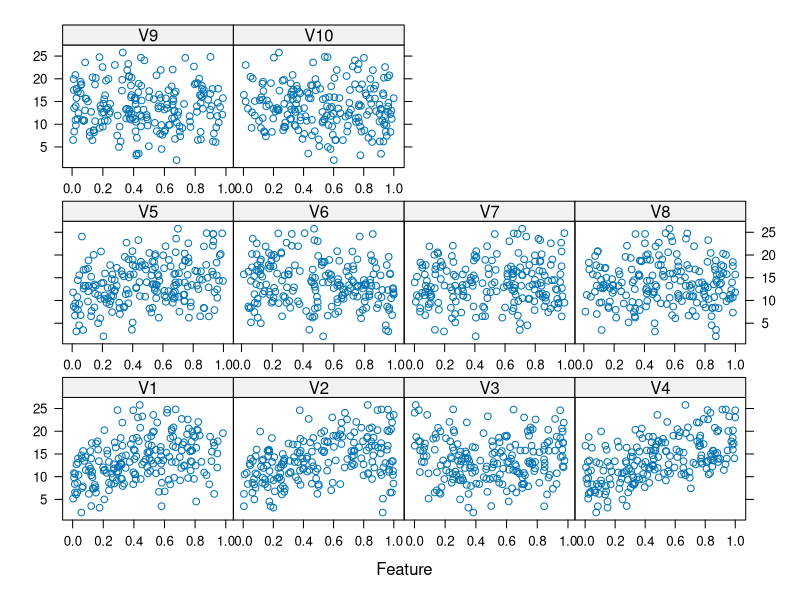
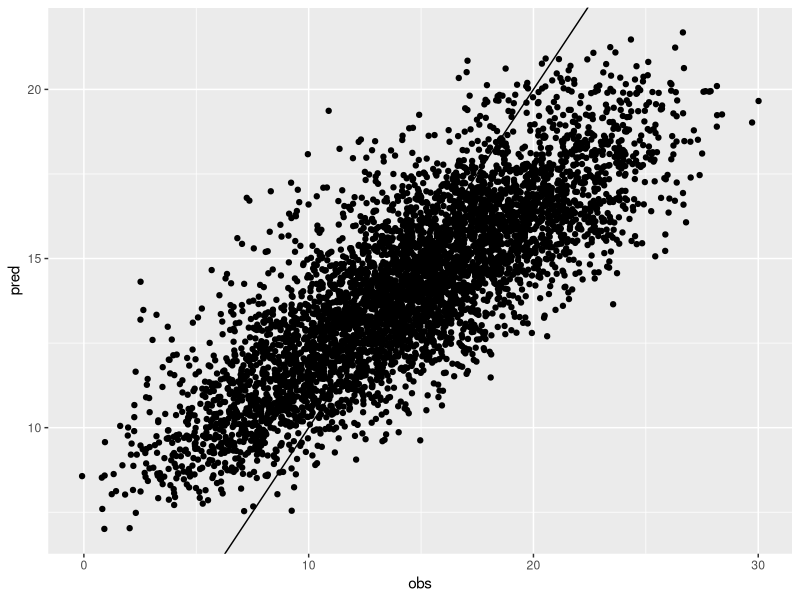
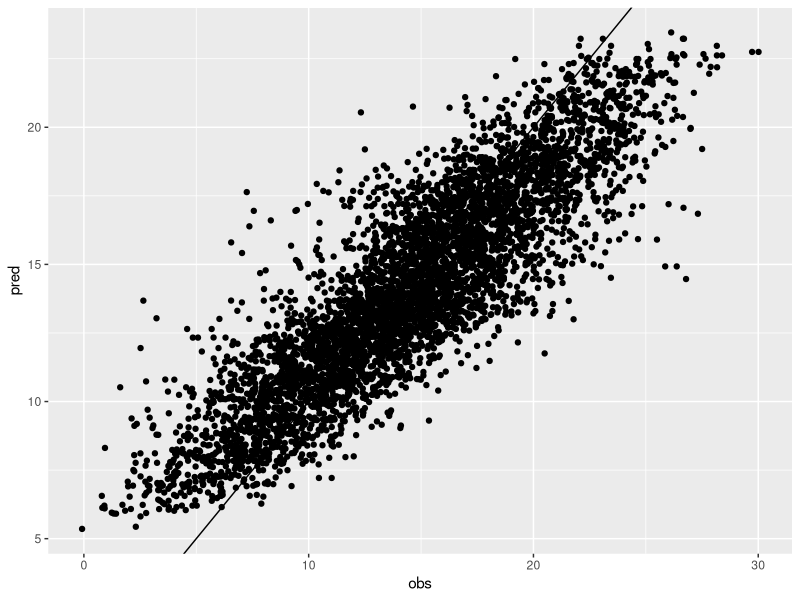

Recreate these plots in R, in order. (Note: this script raises an error after producing the figures.)
library(tidyverse)
library(caret)
library(mlbench)

output_directory <- file.path(getwd(),"7.2")

raw_data <- mlbench.friedman1(n = 200, sd = 1)

predictors <- raw_data$x %>% as.tibble
featurePlot(predictors, raw_data$y)

testing_data <- mlbench.friedman1(n = 5000, sd = 1)

testing_predictors <- testing_data$x %>% as.tibble
testing_observations<-testing_data$y

# K nearest neighbours 

knnModel <- caret::train(x = predictors,
                         y = raw_data$y,
                         method = "knn",
                         preProc = c("center","scale"),
                         tuneLength = 10)

knnPred <- predict(knnModel, newdata = testing_predictors)

postResampTbl <- caret::postResample(pred = knnPred, obs = testing_observations) %>%
  enframe %>%
  spread(key=name,value=value) %>%
  mutate(what = "knn")

knn_plot <- tibble(obs = testing_observations,
       pred = knnPred) %>%
  ggplot(aes(x=obs,y=pred))+geom_point()+geom_abline()

ggsave(knn_plot,
       filename = file.path(output_directory,
                            "knn-pred-plot.png"),
       width = 8,
       height = 6,
       dpi = 100)

knnTrainSubset <- predictors[1:5]
knnTestSubset <- testing_predictors[1:5]

knnModelSubset <- caret::train(x = knnTrainSubset,
                         y = raw_data$y,
                         method = "knn",
                         preProc = c("center","scale"),
                         tuneLength = 10)
knnPredSubset <- predict(knnModelSubset,knnTestSubset)

postResampTbl <- postResampTbl %>%
  bind_rows(caret::postResample(pred = knnPredSubset, obs = testing_observations) %>%
  enframe %>%
  spread(key=name,value=value) %>%
  mutate(what = "knn_sub"))

knn_subset_plot <- tibble(obs = testing_observations,
                   pred = knnPredSubset) %>%
  ggplot(aes(x=obs,y=pred))+geom_point()+geom_abline()

ggsave(knn_subset_plot,
       filename = file.path(output_directory,
                            "knn-subset-pred-plot.png"),
       width = 8,
       height = 6,
       dpi = 100)

# MARS

MARSModel <- caret::train(x = predictors %>% as.data.frame,
                          y = raw_data$y,
                          method = "earth",
                          trControl = trainControl(method = "cv"))

MARSPred <- predict(MARSModel, newdata = testing_predictors) %>% as.vector

postResampTbl <- postResampTbl %>%
  bind_rows(caret::postResample(pred = MARSPred, obs = testing_observations)  %>%
              enframe %>%
              spread(key=name,value=value) %>%
              mutate(what = "MARS"))

mars_plot <- tibble(obs = testing_observations,
       pred = MARSPred) %>%
  ggplot(aes(x=obs,y=pred))+geom_point()+geom_abline()

ggsave(mars_plot,
       filename = file.path(output_directory,
                            "mars-pred-plot.png"),
       width = 8,
       height = 6,
       dpi = 100)

# what does MARS do for V3? 

mars_plot_func <- function(i)
{
  newdata <-predictors %>%
    mutate_at(vars(-i),mean)
  
  newpred <- predict(MARSModel,
                     newdata = newdata) %>%
    as.tibble
  
  the_plot <- newdata %>% 
    select(i) %>% 
    bind_cols(newpred) %>% 
    `names<-`(.,c("x","y")) %>% 
    arrange(x) %>%
    ggplot(aes(x=x,y=y)) + geom_line() + ggtitle(paste0("predictor ",i))
  
  ggsave(the_plot,
         filename = file.path(output_directory,
                              paste0("mars-var-",i,".png")),
         width = 8,
         height = 6,
         dpi = 100)
  
  return(the_plot)
}

1:10 %>% purrr::map(mars_plot_func)

# SVM

SVMModel <- caret::train(x = predictors,
                         y = raw_data$y,
                         method = "svmRadial",
                         preProc = c("center","scale"),
                         tuneLength = 14,
                         trControl = caret::trainControl(method = "cv"),
                         tuneGrid = expand.grid(sigma = seq(0.01,0.10,by=0.01),
                                                C = 2 ** (-2:11)))

SVMPred <- predict(SVMModel, newdata = testing_predictors)

postResampTbl <- postResampTbl %>%
  bind_rows(
    caret::postResample(pred = SVMPred, obs = testing_observations) %>%
      enframe %>%
      spread(key=name,value=value) %>%
      mutate(what = "SVM"))

svm_plot <- tibble(obs = testing_observations,
       pred = SVMPred) %>%
  ggplot(aes(x=obs,y=pred))+geom_point()+geom_abline()

ggsave(svm_plot,
       filename = file.path(output_directory,
                            "svm-pred-plot.png"),
       width = 8,
       height = 6,
       dpi = 100)

# NN

NNetModel <- caret::train(x = predictors,
                          y = raw_data$y,
                          method = "avNNet",
                          tuneGrid = expand.grid(.decay = c(0.001,0.01,0.1),
                                                 .size = 1:10,
                                                 .bag = F),
                          preProc = c("center","scale"),
                          trControl = caret::trainControl(method = "cv"),
                          linout = T,
                          trace = F,
                          MaxNWts = 10 * (ncol(predictors) + 1) + 10 + 1,
                          maxit = 50,
                          repeats = 200)

NNPred <- predict(NNetModel, newdata = testing_predictors)

postResampTbl <- postResampTbl %>%
  bind_rows(
    caret::postResample(pred = NNPred, obs = testing_observations) %>%
      enframe %>%
      spread(key=name,value=value) %>%
      mutate(what = "avNNet"))


av_nnet_plot <- tibble(obs = testing_observations,
       pred = NNPred) %>%
  ggplot(aes(x=obs,y=pred))+geom_point()+geom_abline()

ggsave(av_nnet_plot,
       filename = file.path(output_directory,
                            "av-nnet-pred-plot.png"),
       width = 8,
       height = 6,
       dpi = 100)

knitr::kable(postResampTbl %>% arrange(-RMSE))
